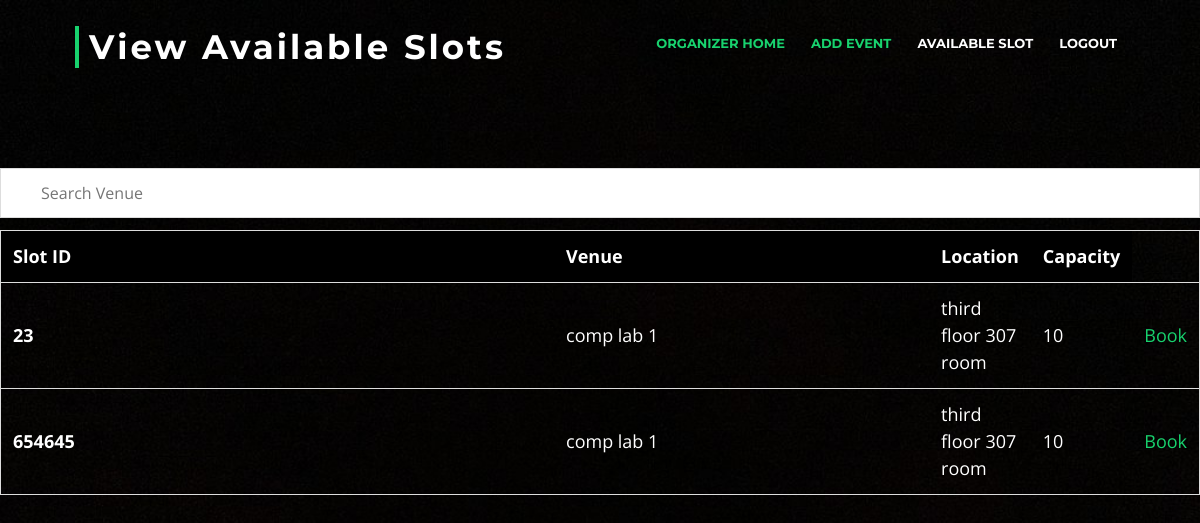
Before: /viewslot.php with the older database file.
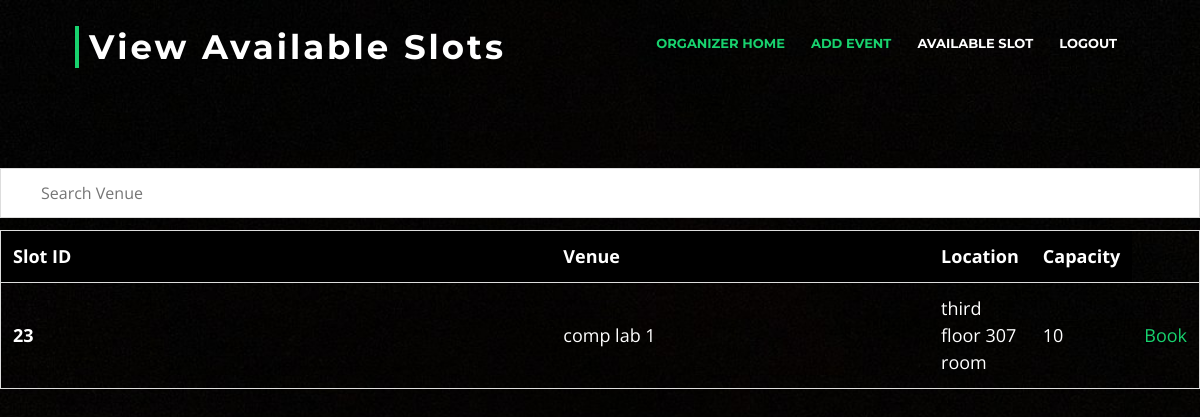
After: the same page with the newer database file.
### tables this page shows
CREATE TABLE `slot` (
  `StartTime` time NOT NULL,
  `EndTime` time NOT NULL,
  `SlotID` int(11) NOT NULL,
  `EventDate` date NOT NULL,
  `VenueID` int(11) NOT NULL,
  `available` int(11) DEFAULT NULL
);

CREATE TABLE `venue_` (
  `VenueID` int(11) NOT NULL,
  `VenueName` varchar(100) NOT NULL,
  `VenueCapacity` int(11) NOT NULL,
  `VenueFileimg` varchar(100) DEFAULT NULL,
  `VenueLocation` varchar(100) NOT NULL
);

### viewslot.php (the view, shortened to what this page needs)
<?php
  $conn = mysqli_connect("localhost","root","","eventadministration") or die($conn);
?>
<!DOCTYPE html>
<html lang="en">
<head>
  <link href="lib/bootstrap/css/bootstrap.min.css" rel="stylesheet">
  <link href="lib/font-awesome/css/font-awesome.min.css" rel="stylesheet">
  <link href="lib/animate/animate.min.css" rel="stylesheet">
  <link href="lib/ionicons/css/ionicons.min.css" rel="stylesheet">
  <link href="lib/owlcarousel/assets/owl.carousel.min.css" rel="stylesheet">
  <link href="lib/lightbox/css/lightbox.min.css" rel="stylesheet">
  <link href="css/style.css" rel="stylesheet">
</head>
<body>
<br><br><br><br><br>
	<header id="header">
    <div class="container-fluid">
      <div id="logo" class="pull-left">
        <h1><a href="#intro" class="scrollto">View Available Slots</a></h1>
      </div>
      <?php
  $oid = $_GET["oid"];
    echo" <nav id='nav-menu-container'>
        <ul class='nav-menu'>
          <li class='menu-active'><a href='welcomeorganizer.php?oid=". $oid . "'>Organizer Home</a></li>
          <li class='menu-active'><a href='addevent.php?oid=". $oid . "'>Add Event</a></li>
          <li><a href='viewslot.php?oid=". $oid . "'>Available slot</a></li>
		  <li><a href='logout2.php'>Logout</a></li>
        </ul>
      </nav>";
      ?>
    </div>
	</header>
	<br><br>
  <input type="text" id="myInput" onkeyup="myFunction()" placeholder="Search Venue">
<table id="myTable">
  <tr class="header">
  <th style="width:60%;">Slot ID</th>
    <th style="width:60%;">Venue</th>
    <th style="width:60%;">Location</th>
    <th style="width:60%;">Capacity</th>
  </tr>
  <?php
  $que = "SELECT SlotID,VenueName,VenueLocation,VenueCapacity
  FROM slot join venue_ on slot.VenueID=venue_.VenueID
  WHERE available = 1";
  $res = mysqli_query($conn,$que);
  while($row = mysqli_fetch_assoc($res))
  {
    echo "<tr>
    <th scope='row'>". $row['SlotID'] . "</th>
    <td>". $row['VenueName'] . "</td>
    <td>". $row['VenueLocation'] . "</td>
    <td>". $row['VenueCapacity'] . "</td>
    <td>  <a href='bookevent.php?id=". $row['SlotID'] . "&oid=".$oid."'>Book</a> </td>
  </tr>";
  }
      ?>
</table>
</body>
</html>

Changed rows visible on the page:
no longer on this page (row edited): slot: SlotID "654645", VenueID.VenueName "comp lab 1", VenueID.VenueLocation "third floor 307 room", VenueID.VenueCapacity "10"
